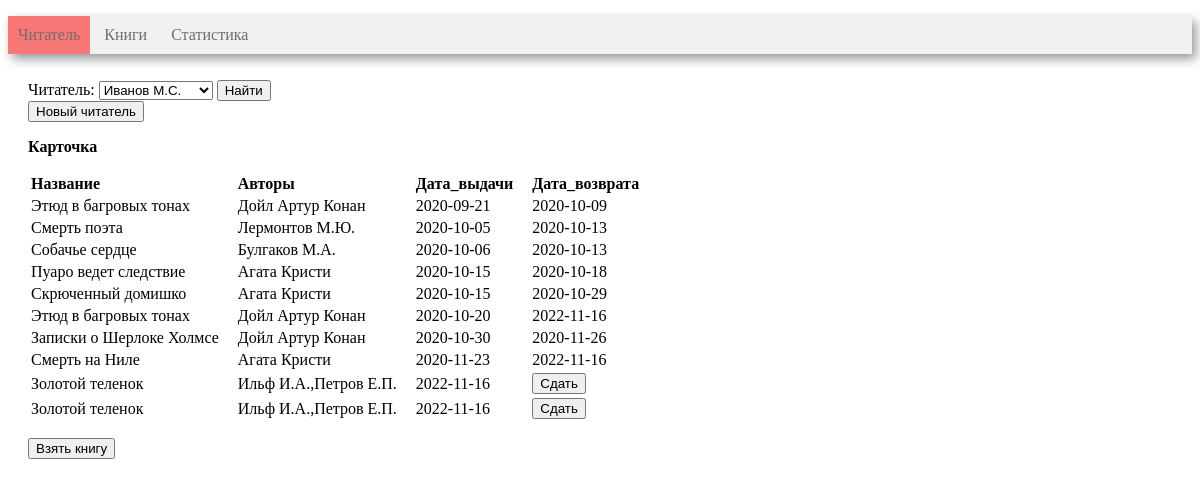
Before: / with the older database file.
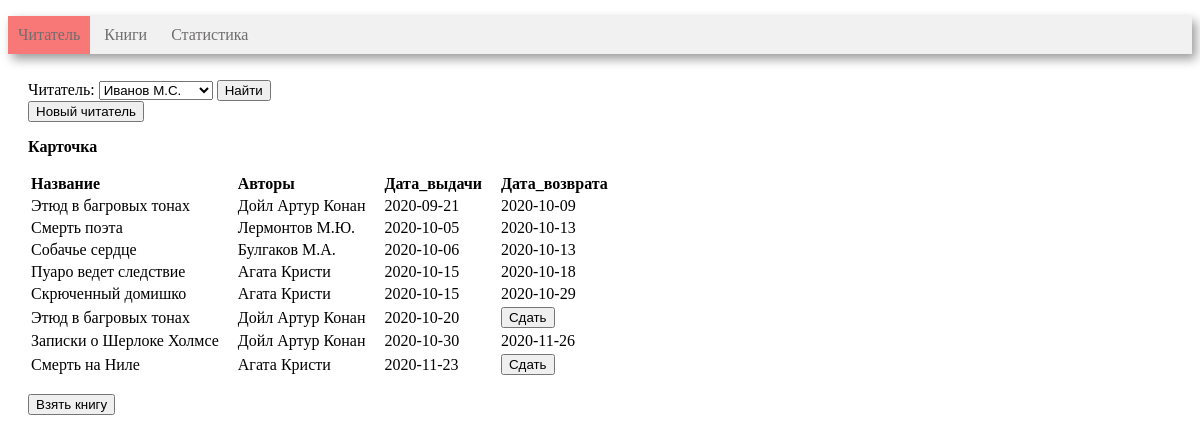
After: the same page with the newer database file.
### tables this page shows
CREATE TABLE reader (
       reader_id INTEGER PRIMARY KEY AUTOINCREMENT,
	   reader_name VARCHAR(30)
);

CREATE TABLE book (
      book_id INTEGER PRIMARY KEY AUTOINCREMENT, 
	  title VARCHAR(80),
      genre_id int, 
      publisher_id INT,
      year_publication INT,
      available_numbers INT, 
      FOREIGN KEY (genre_id)  REFERENCES genre (genre_id) ON DELETE CASCADE,
      FOREIGN KEY (publisher_id)  REFERENCES publisher (publisher_id) ON DELETE CASCADE
);

CREATE TABLE book_reader (
      book_reader_id INTEGER PRIMARY KEY AUTOINCREMENT, 
      book_id int, 
      reader_id INT,
	  borrow_date DATE, 
	  return_date DATE,
      FOREIGN KEY (book_id)  REFERENCES book (book_id) ON DELETE CASCADE,
      FOREIGN KEY (reader_id)  REFERENCES reader (reader_id) ON DELETE CASCADE
);

### controllers/index.py (the view)
@app.route('/', methods=['get'])
def index():
    conn = get_db_connection()
    if request.values.get('reader'):
        reader_id = int(request.values.get('reader'))
        session['reader_id'] = reader_id
    elif request.values.get('return_book_reader_id'):
        book_reader_id = int(request.values.get('return_book_reader_id'))
        return_book(conn, book_reader_id)
    elif request.values.get('new_reader'):
        new_reader = request.values.get('new_reader')
        session['reader_id'] = get_new_reader(conn, new_reader)
    elif request.values.get('book'):
        book_id = int(request.values.get('book'))
        borrow_book(conn, book_id, session['reader_id'])
    else:
        session['reader_id'] = 1
    df_reader = get_reader(conn)
    df_book_reader = get_book_reader(conn, session['reader_id'])
    html = render_template(
        'index.html',
        reader_id=session['reader_id'],
        combo_box=df_reader,
        book_reader=df_book_reader,
        len=len
    )
    return html

### models/index_model.py (called while the page is built)
def get_reader(conn):
    return pandas.read_sql(
        '''SELECT * FROM reader
''', conn)

def get_book_reader(conn, reader_id):
    return pandas.read_sql('''WITH get_authors(book_id, authors_name)
         AS (SELECT book_id, GROUP_CONCAT(author_name)
             FROM author
                      JOIN book_author USING (author_id)
             GROUP BY book_id)
SELECT title        AS Название,
       authors_name AS Авторы,
       borrow_date  AS Дата_выдачи,
       return_date  AS Дата_возврата,
       book_reader_id
FROM reader
         JOIN book_reader USING (reader_id)
         JOIN book USING (book_id)
         JOIN get_authors USING (book_id)
WHERE reader.reader_id = :id
ORDER BY 3
         ''', conn, params={"id": reader_id})

### utils.py (called while the page is built)
def get_db_connection() -> object:
    return sqlite3.connect('library.sqlite')

### templates/index.html (shortened to what this page needs)
<!DOCTYPE html>
<html lang="ru">
<head>
    <link rel="stylesheet" href="/static/css/style.css"/>
    {% import "macros.html" as macros %}
</head>
<body>
<div class=menu>
    <ul>
        <li class=active><a href={{ url_for("index") }}>Читатель</a></li>
        <li><a href={{ url_for('book') }}>Книги</a></li>
        <li><a href={{ url_for('statistics') }}>Статистика</a></li>
    </ul>
</div>
<div class=block>
    <form action="" method="get">
        Читатель:
        {{ macros.render_combo_box(combo_box, reader_id, len) }}
        <input type="submit" value="Найти">
    </form>
    <form action="{{ url_for('new_reader') }}" method="get">
        <input type="submit" value="Новый читатель">
    </form>
    {{ macros.render_table("Карточка", book_reader, "book_reader_id", len) }}
    <form action="{{ url_for('search') }}" method="get">
        <input type="submit" value="Взять книгу">
    </form>
</div>
</body>
</html>

### templates/macros.html (shortened to what this page needs)
{% macro render_table(table_name, relation, id, len) %}
    <p>
        <b>{{ table_name }}</b>
    </p>
    {% set n = len(relation) %}
    {% if n == 0 %}
        <p>У вас нет книг на руках.</p>
    {% else %}
        <table class="table">
            <thead>
            <tr>
                {% for name in relation.dtypes.index %}
                    {% if name != id %}
                        <th>{{ name }}</th>
                    {% endif %}
                {% endfor %}
            </tr>
            </thead>
            <tbody>
            {% for i in range(n) %}
                <tr>
                    {% for name in relation.dtypes.index %}
                        {% if name != id %}
                            <td>
                                {% if relation.loc[i, name] == None %}
                                    <form action='' method="get">
                                        <form action="" method="post">
                                            <input type="submit" value="Сдать">
                                        </form>
                                    </form>
                                {% else %}
                                    {{ relation.loc[i, name] }}
                                {% endif %}
                            </td>
                        {% endif %}
                    {% endfor %}
                </tr>
            {% endfor %}
            </tbody>
        </table>
    {% endif %}
{% endmacro %}
{% macro render_combo_box(combo_box, reader_id, len) %}
    <select name="reader" required>
        {% set n = len(combo_box) %}
        {% for i in range(n) %}
            {% set id_r = combo_box.loc[i, "reader_id"] %}
            {% if id_r == reader_id %}
                <option selected value={{ id_r }}>
                    {% else %}
                <option value={{ id_r }}>
            {% endif %}
        {{ combo_box.loc[i, "reader_name"] }}
        </option>
        {% endfor %}
    </select>
{% endmacro %}

### static/css/style.css (style rules this page uses)
.menu { background-color: #f1f1f1; box-shadow: 4px 5px 10px rgba(0, 0, 0, 0.4); width: 100%; }
.menu li { display: inline-block; vertical-align: top; padding: 10px; color: #6f6d6d; }
.menu a { text-decoration: none; color: #6f6d6d; }
.menu ul { padding: 0px; }
.active { background-color: #f87777; color: #f8f8f8; }
.block { padding: 10px 20px; }
.table { margin-bottom: 1rem; }
.table thead { text-align: left; }
.table th, .table td { padding-right: 1rem; }

Changed rows visible on the page:
no longer on this page (row edited): book: title "Золотой теленок" "Золотой теленок"
removed book_reader: borrow_date "2022-11-16"
removed book_reader: borrow_date "2022-11-16"
Other visible differences:
new list line: "Сдать"
list line gone: "2022-11-16"
list line gone: "Ильф И.А.,Петров Е.П. Сдать"
